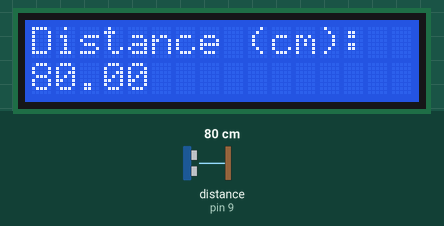
Simulated run of this sketch. Board: Arduino Uno, built with avr-gcc and run on an emulated ATmega328P. On the bench: 16×2 character LCD. Wiring (inferred from the names in the program): ultrasonic range finder: trigger pin 8; echo pin 9. The test bench sets the inputs (shaded band); at power-on: distance to the obstacle (sensor on pin 9) 80 cm. The echo pulse lasts 58.3 µs per cm.

Above: at 1.2 s.
1.3 s: distance to the obstacle (sensor on pin 9) set to 2 cm
At 3.1 s:
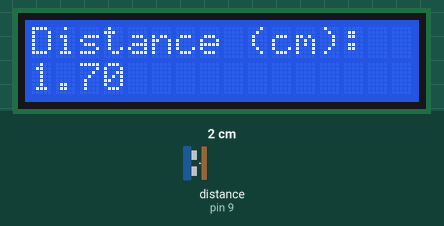
3.5 s: distance to the obstacle (sensor on pin 9) set to 18 cm
At 4.9 s:
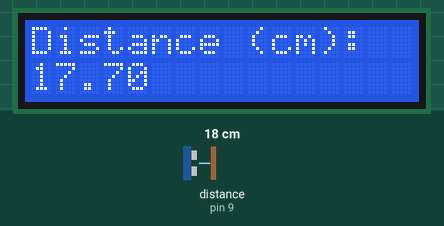
6.6 s: distance to the obstacle (sensor on pin 9) set to 4 cm
At 10.1 s:
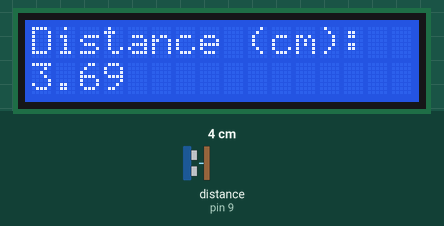
Timing chart, 0 to 11.6 s (numbered marks = the images above; inputs shaded):
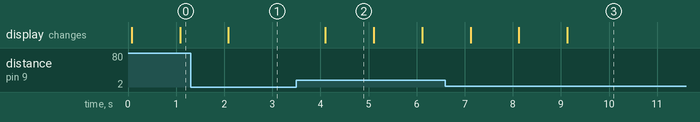

The sketch:

DistanceSystem.ino
```cpp
#include <LiquidCrystal.h>

const int rs = 12;
const int en = 11;
const int d4 = 5;
const int d5 = 4;
const int d6 = 3;
const int d7 = 2;

LiquidCrystal lcd(rs, en, d4, d5, d6, d7);

const int trigPin = 8;
const int echoPin = 9;

void setup() {
  lcd.begin(16,2);
  pinMode(trigPin, OUTPUT);
  pinMode(echoPin, INPUT);


}

void loop() {

  float distance = getDistance();

  lcd.clear();
  lcd.setCursor(0, 0);
  lcd.print("Distance (cm):");
  lcd.setCursor(0, 1);
  lcd.print(distance);

  delay(1000);
}

float getDistance()
{
  digitalWrite(trigPin, LOW);
  delayMicroseconds(2);
  digitalWrite(trigPin, HIGH);
  delayMicroseconds(10);
  digitalWrite(trigPin, LOW);

  float duration = pulseIn(echoPin, HIGH);
  float distance = (duration*.0343)/2;
  return distance;
}
```

Measured:
- after the input at 1.3 s, the display: changes after 0.79 s (image 1)
- after the input at 3.5 s, the display: changes after 0.60 s (image 2)
- after the input at 6.6 s, the display: changes after 0.52 s (image 3)
- what the display in image 2 shows lasts 1.0 s, from 4.1 s to 5.1 s
